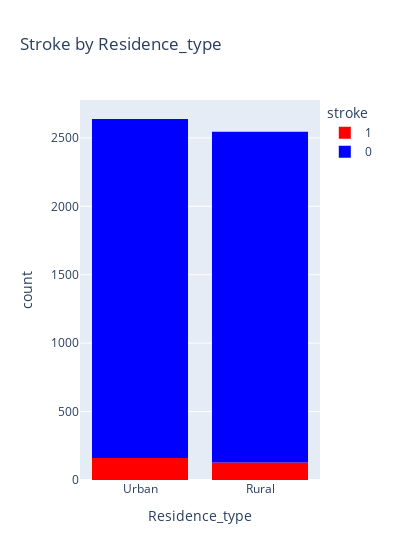

Write notebook code for a chart like this one.
### Code cell
grafico = px.histogram(data_base1, x="Residence_type", color="stroke", color_discrete_map={1: "red", 0: "blue"}, width=400, title = "Stroke by Residence_type")
# etapa 2: exibir o gráfico
grafico.show()

### Figure 1 — Plotly figure (JSON) as saved in the notebook; plotly's stock layout.template omitted (floating-point values rounded to 4 significant figures; data arrays with more than 128 entries replaced by an {"elided": "..."} marker saying what was removed)
{"data": [{"alignmentgroup": "True", "bingroup": "x", "hovertemplate": "stroke=1<br>Residence_type=%{x}<br>count=%{y}<extra></extra>", "legendgroup": "1", "marker": {"color": "red", "pattern": {"shape": ""}}, "name": "1", "offsetgroup": "1", "orientation": "v", "showlegend": true, "type": "histogram", "x": {"elided": "288 str values"}, "xaxis": "x", "yaxis": "y"}, {"alignmentgroup": "True", "bingroup": "x", "hovertemplate": "stroke=0<br>Residence_type=%{x}<br>count=%{y}<extra></extra>", "legendgroup": "0", "marker": {"color": "blue", "pattern": {"shape": ""}}, "name": "0", "offsetgroup": "0", "orientation": "v", "showlegend": true, "type": "histogram", "x": {"elided": "4894 str values"}, "xaxis": "x", "yaxis": "y"}], "layout": {"barmode": "relative", "legend": {"title": {"text": "stroke"}, "tracegroupgap": 0}, "title": {"text": "Stroke by Residence_type"}, "width": 400, "xaxis": {"anchor": "y", "domain": [0, 1], "title": {"text": "Residence_type"}}, "yaxis": {"anchor": "x", "domain": [0, 1], "title": {"text": "count"}}}}
